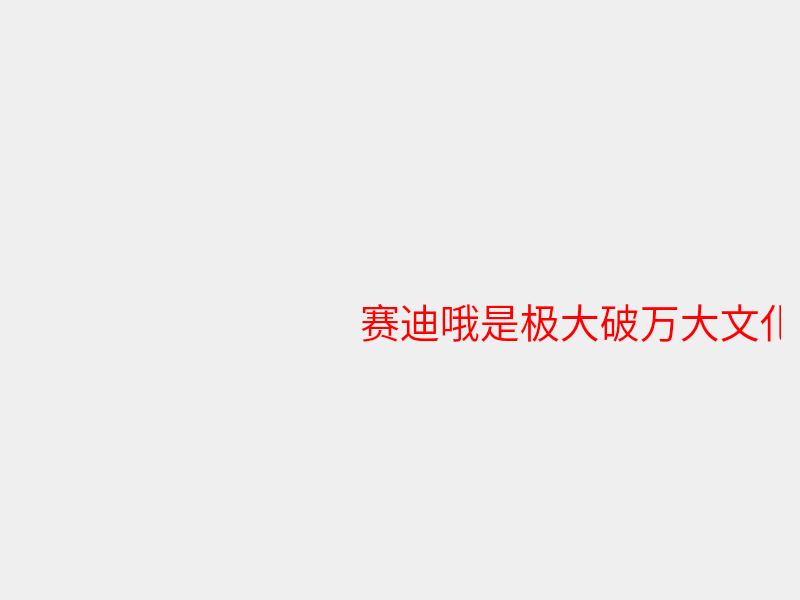
<?xml version="1.0" encoding="UTF-8"?>
<ui version="4.0">
 <class>Widget</class>
 <widget class="QWidget" name="Widget">
  <property name="geometry">
   <rect>
    <x>0</x>
    <y>0</y>
    <width>800</width>
    <height>600</height>
   </rect>
  </property>
  <property name="windowTitle">
   <string>Widget</string>
  </property>
  <widget class="QLabel" name="label">
   <property name="geometry">
    <rect>
     <x>80</x>
     <y>60</y>
     <width>221</width>
     <height>331</height>
    </rect>
   </property>
   <property name="styleSheet">
    <string notr="true">QLabel {
      border-image: url(:/icon/【哲风壁纸】少女-猫.png);
 } </string>
   </property>
   <property name="text">
    <string/>
   </property>
  </widget>
  <widget class="QLabel" name="label_2">
   <property name="geometry">
    <rect>
     <x>360</x>
     <y>70</y>
     <width>421</width>
     <height>501</height>
    </rect>
   </property>
   <property name="styleSheet">
    <string notr="true">QLabel {
      border-image: url(:/icon/【哲风壁纸】云彩-夜空-月亮.png);
		color:red;
	font-size:30pt;
 } </string>
   </property>
   <property name="text">
    <string>赛迪哦是极大破万大文化</string>
   </property>
  </widget>
 </widget>
 <resources/>
 <connections/>
</ui>
